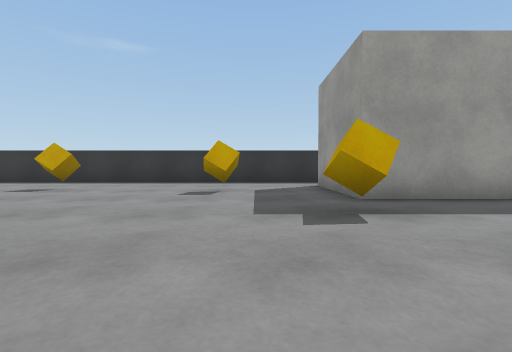
View 1 (above)

16 first-person views from a walk through a Unity game level. The camera is 0.51 m above the floor, tilts 2° down and sees 85° across. The floor is counted in squares, 1 m on a side. Each view is taken from the middle of a square. On the plan, view 1 faces up. The plan holds only what a view shows up to about 9 squares ahead; the rest is blank. The player is left out. Surface patterns are stand-ins for the level's own textures.

View 2
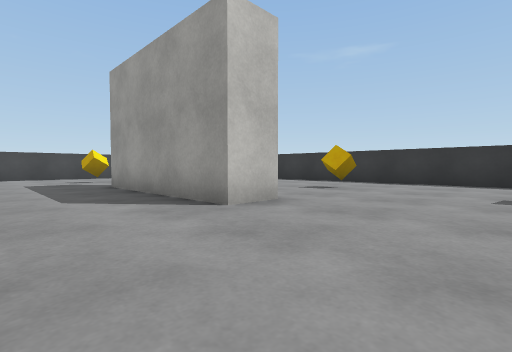

View 3
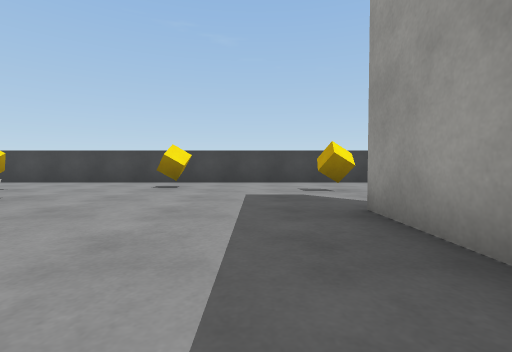

View 4
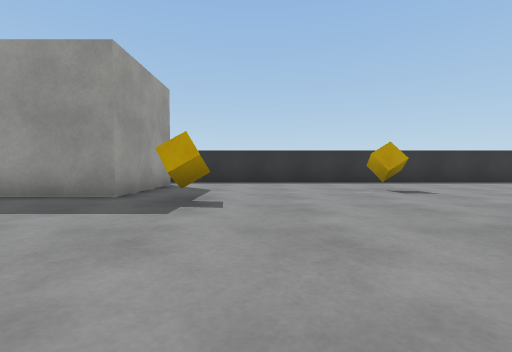

View 5
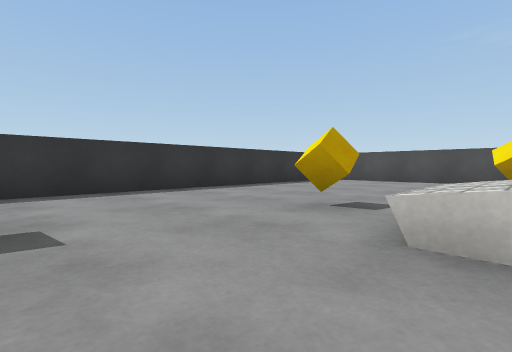

View 6
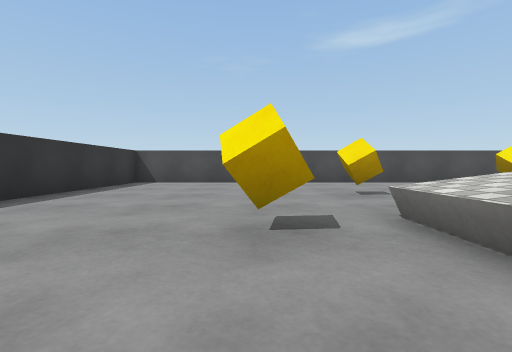

View 7
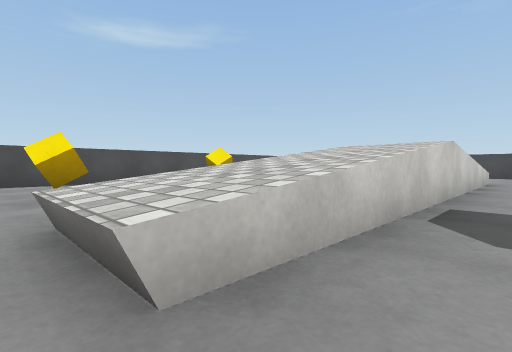

View 8
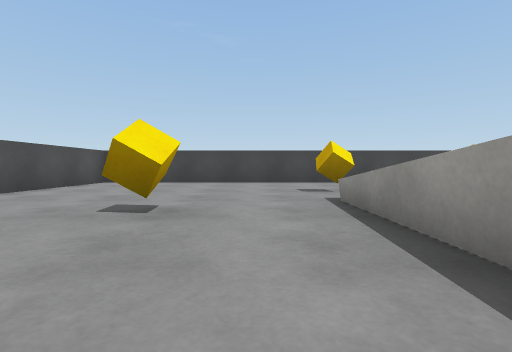

View 9
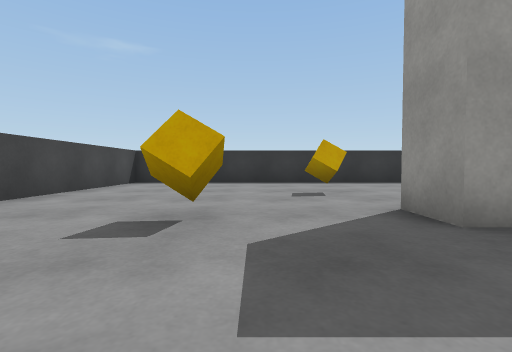

View 10
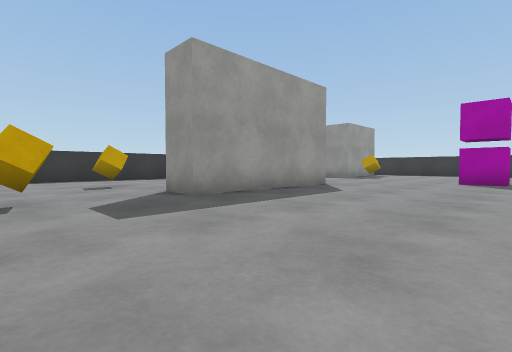

View 11
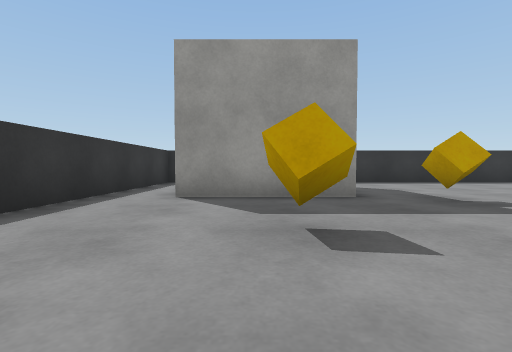

View 12
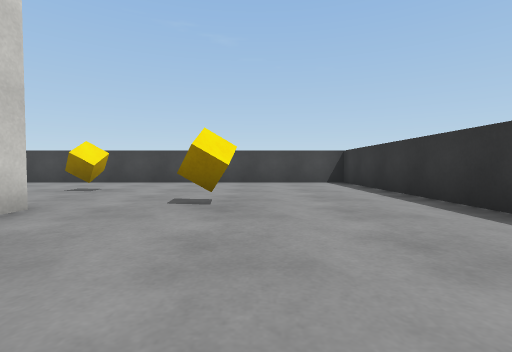

View 13
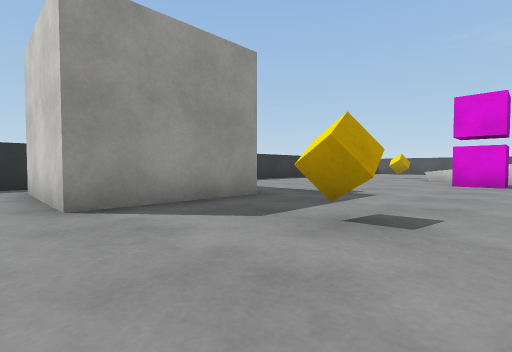

View 14
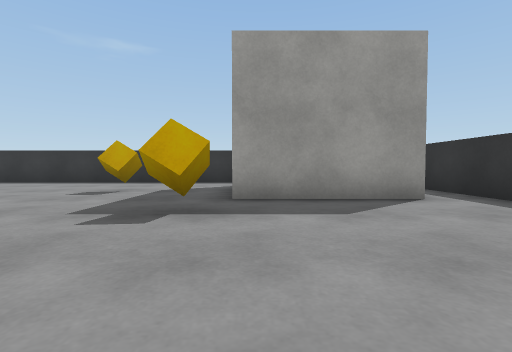

View 15
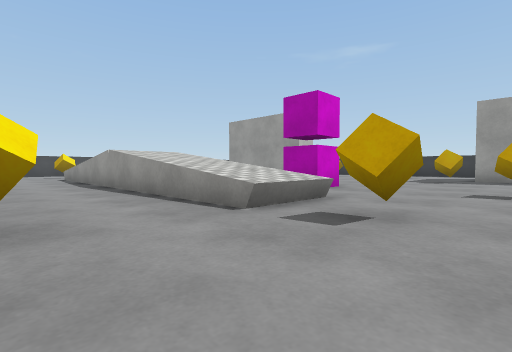

View 16
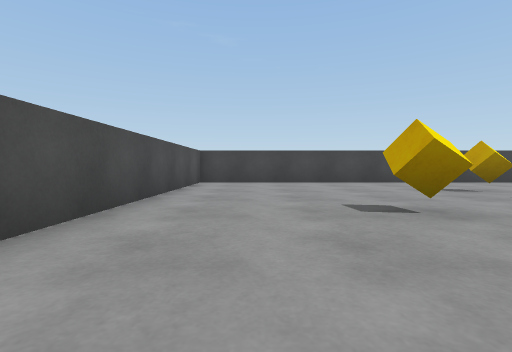

### Floor plan
Key: @ floor where view 1 was taken; # wall or solid block; . floor; ^ raised ledge; C cube.
Columns run from 14 left of view 1 to 6 right of it. Each row starts with its distance up from view 1.
  9 #####################
  8 #...................#
  7 #...............###.#
  6 #.........C..C..### #
  5 #....C..........###.#
  4 #...................#
  3 #..C..#####....C....#
  2 #...................#
  1 #...................#
  0 #.............@.....#
 -1 #..C.........C...C..#
 -2 #...................#
 -3 #....^^^^###^^^.....#
 -4 #..C.^^^^###^^^.C...#
 -5 #...................#
 -6 #...................#
 -7 #.....C.. ....C.....#
 -8 #........ C  .......#
 -9 #.........   .......#
-10 #........   ........#
-11 #####################

Where each view was taken, in squares from view 1:
view 1: 0 up, 0 right, facing up
view 2: 0 up, 1 left, facing up-left
view 3: 1 up, 5 left, facing left
view 4: 2 up, 3 left, facing right
view 5: 1 down, 0 right, facing down-right
view 6: 2 down, 2 right, facing down
view 7: 2 down, 1 right, facing down-left
view 8: 6 down, 5 left, facing left
view 9: 0 up, 10 left, facing up
view 10: 2 down, 11 left, facing up-right
view 11: 6 up, 3 left, facing right
view 12: 6 up, 5 left, facing left
view 13: 8 up, 2 left, facing down-right
view 14: 0 up, 2 right, facing up
view 15: 7 down, 3 right, facing up-left
view 16: 9 down, 5 left, facing left
